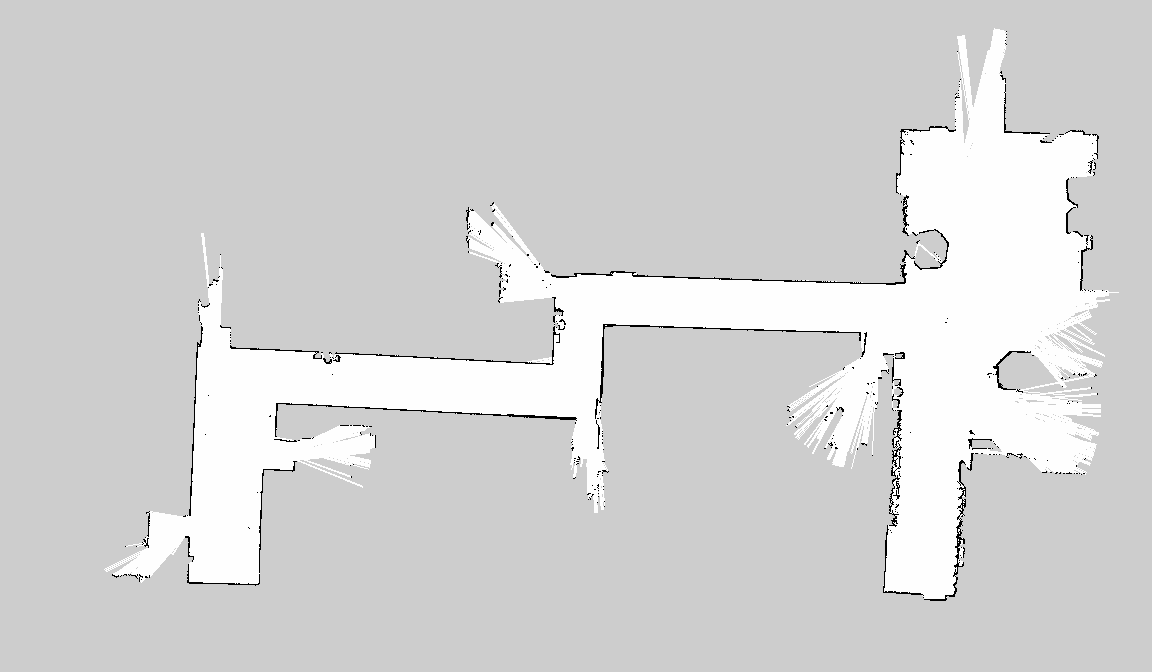
#> input picture scripts/unsmoothed.pgm, 1152 x 672 px
$ python clear_test.py
#> lines starting #> are read from the running program, lines starting #| are printed output that depends on the picture; after the words box and inside, x2 and y2 are one past the last pixel; in counts of white or black regions, pixels touching at a corner belong together
#!/usr/bin/env python

import numpy as np
import cv2


the_map = cv2.imread("unsmoothed.pgm")
#> the_map is the input picture: shape (672, 1152, 3); min 0, max 254, mean 212.1
obstacles = cv2.inRange(the_map, np.array([1, 1, 1]), np.array([255, 255, 255]))
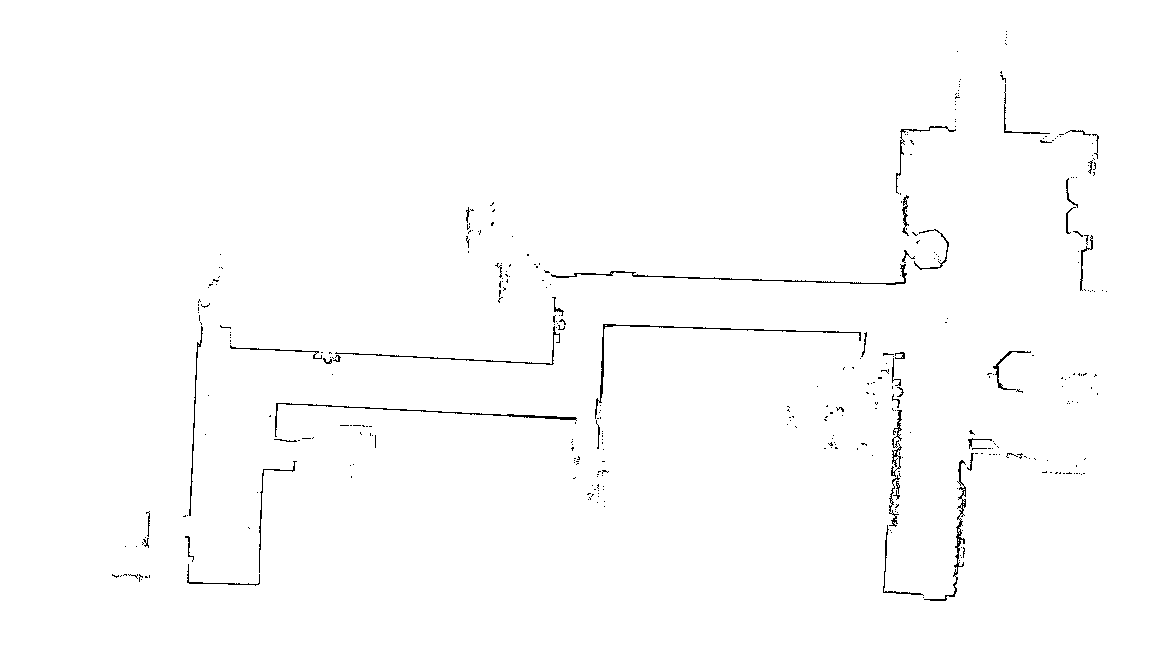
#> obstacles: shape (672, 1152); 99.1% white; black in thin lines or dots, all inside (x1, y1, x2, y2) = (112, 31, 1107, 601)
cv2.imwrite("cleared.jpg", obstacles)
